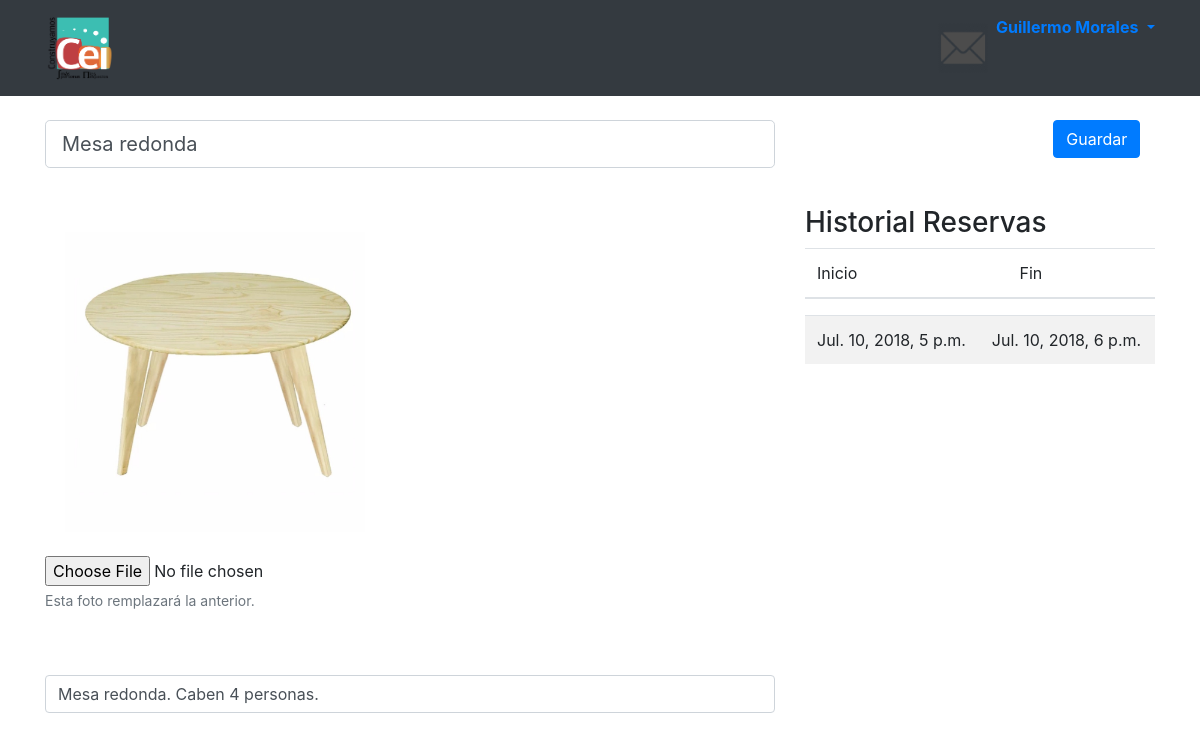
The page /articulos/1/edit (signed in) on the database its author committed.
### userprofile/models.py (models this page shows, shortened)
class Perfil(models.Model):
    nombre = models.CharField(max_length=200)
    rut = models.CharField(max_length=200)
    correo = models.OneToOneField(User, on_delete=models.CASCADE)
    habilitado = models.BooleanField()

### articulos/models.py (models this page shows, shortened)
class Articulos(models.Model):
    ESTADOS_ART = ((1, 'Disponible'), (2, 'Prestado'), (3, 'Reparación'), (4, 'Perdido'))
    estado_articulo = models.IntegerField(choices=ESTADOS_ART, default=1)
    nombre_articulo = models.CharField(max_length=200)
    descripcion_articulo = models.CharField(max_length=1500)
    foto_articulo = models.ImageField(upload_to='uploads/fotos_articulos')

### reservas/models.py (models this page shows, shortened)
class ReservaArticulo(models.Model):
    articulo = models.ForeignKey(Articulos, on_delete=models.CASCADE)
    perfil = models.ForeignKey(Perfil, on_delete=models.CASCADE)
    inicio = models.DateTimeField()
    final = models.DateTimeField()
    ESTADOS_RES = ((1, 'Pendiente'), (2, 'Entregado'), (3, 'Rechazado'))
    estado_reserva = models.IntegerField(choices=ESTADOS_RES, default=1)

### articulos/views.py (the view)
# urls.py: path('articulos/<int:id_articulo>/edit', views.editar, name='id_articulo'),
def editar(request, id_articulo):
    if not request.user.is_authenticated or not request.user.is_superuser:
        return redirect('/home/')
    else:
        perfil = Perfil.objects.get(correo=request.user.id)
        articulo = Articulos.objects.get(pk=id_articulo)
        reservas = ReservaArticulo.objects.filter(articulo=articulo, final__lt=timezone.make_aware(datetime.today(), timezone.get_current_timezone()))
        lista_reservas=list(reservas)
        lista_reservas.sort(key=lambda x: x.final, reverse=True)
        lista_reservas = lista_reservas[:10]
        context = {'articulo': articulo, 'perfil': perfil, 'lista_reservas': lista_reservas}
        return render(request, 'articulos/vista_articulos_admin_edit.html', context)

### templates/articulos/vista_articulos_admin_edit.html (shortened to what this page needs)
{% extends "Layouts/GeneralLayout.html" %}
{% load static %}
{% load bootstrap4 %}
{% block cabeza %}
    <link rel="stylesheet" href="{% static 'css/reset.css' %}">
    <link rel="stylesheet" href="{% static 'css/style.css' %}">
{% endblock %}
{% block content %}
    <div class="container">
        <form action="/articulos/{{ articulo.id }}/" method="post" enctype="multipart/form-data">{% csrf_token %}
        <div class="row">
            <div class="col-8">
                <h1>
                    <div class="form-group">
                    <input type="text" value="{{ articulo.nombre_articulo }}" name="new_name" class="form-control form-control-lg">
                    </div>
                </h1>
                <br/>
                <br/>
                <img style="margin-left: 20px; max-height: 300px;max-width: 500px;" class="img-fluid" src={{ articulo.foto_articulo.url }}/>
                <br/>
                <br/>
                <div class="form-group">
                    <input type="file" class="form-control-file" name="new_foto">
                    <small class="form-text text-muted">Esta foto remplazará la anterior.</small>
                </div>
                <br/>
                <br/>
                <div class="form-group">
                    <input type="text" value="{{ articulo.descripcion_articulo }}" name="new_descr" class="form-control">
                </div>
            </div>
            <div class="col-4">
                <div class="col-4 ml-auto">
                    <button type="submit" class="btn btn-primary" name="guardar">Guardar</button>
                </div>
                <br/>
                <br/>
                <h3>Historial Reservas</h3>
                <table class="table table-striped">
                    <thead>
                    <tr>
                        <th scope="col">Inicio</th>
                        <th scope="col">Fin</th>
                    </tr>
                    </thead>
                </table>
                <div class="bodycontainer scrollable">
                    <table class="table table-hover table-striped table-condensed">
                        <tbody>
                        {% for reserva in lista_reservas %}
                            <tr>
                                <td>{{ reserva.inicio }}</td>
                                <td>{{ reserva.final }}</td>
                            </tr>
                        {% endfor %}
                        </tbody>
                    </table>
                </div>
            </div>
        </div>
        </form>
    </div>
{% endblock %}

### templates/Layouts/TopBarCode.html (shortened to what this page needs)
<nav class="navbar navbar-expand-md navbar-dark bg-dark">
   <div class='container'>
      <a class="navbar-brand" href="{% url 'home' %}">
          <img id="LogoCEI" src="/media/cosas/logoCEI2014.png" onclick="" width="70" height="70" class="d-inline-block align-top" alt="">
      </a>
      <div class='collapse navbar-collapse' id='navbarCollapseLinks'>
        <ul class='navbar-nav ml-auto'>
          <li class='nav-item'>
              <a href='#' class='nav-link'><img id="Mail" src="/media/cosas/mailIcon.png" onclick="" width="50" height="50"></a>
          </li>
            {% if user.is_authenticated %}
                <li class="dropdown">
                    <a href="#" class="dropdown-toggle" data-toggle="dropdown">
                        <strong>{{ perfil.nombre }}</strong>
                    </a>
                </li>
            {% else %}
                <li class='nav-item'>
                   <p class="navbar-text">Usted no ha iniciado sesión</p>
                </li>
            {% endif %}
        </ul>
      </div>
  </div>
</nav>

### static/css/style.css (style rules this page uses)
*, *::after, *::before { box-sizing: border-box; }
body { font-size: 1.6rem; font-family: "Source Sans Pro", sans-serif; color: #222222; background-color: white; }
a { color: #A2B9B2; text-decoration: none; }

### templates/articulos/vista_articulos_admin_edit.html (style rules this page uses)
.bodycontainer { max-height: 490px;width: 100%; margin: 0; overflow-y: auto; }

### rows shown on the page
Perfil: nombre "Guillermo Morales"
Articulos: new_name "Mesa redonda", foto_articulo (picture), new_descr "Mesa redonda. Caben 4 personas."
ReservaArticulo: inicio "Jul. 10, 2018, 5 p.m.", final "Jul. 10, 2018, 6 p.m."
